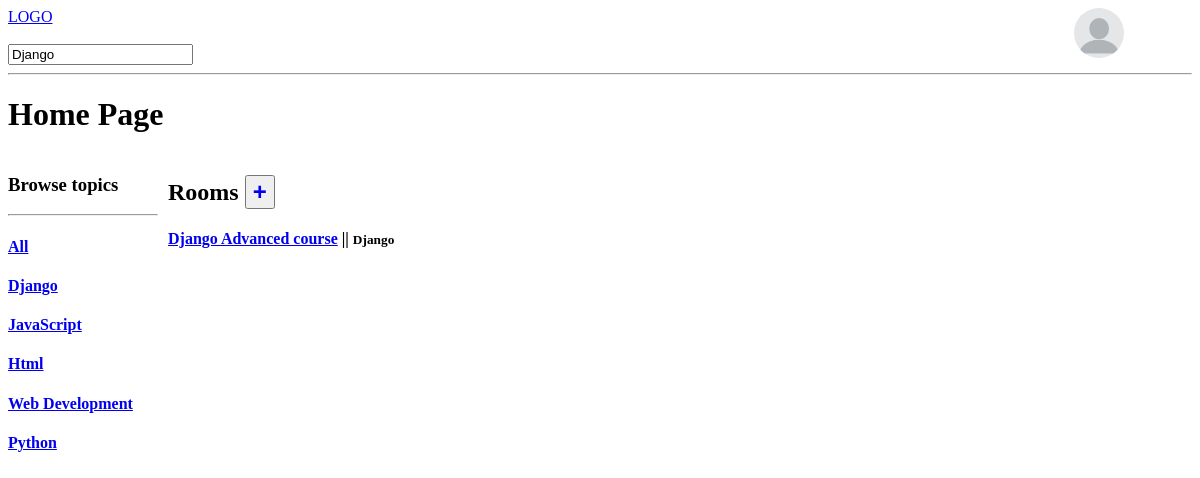
Screenshot of /?q=Django (signed in) with the database file from the repository.
### base/models.py (models this page shows, shortened)
class Topic(models.Model):
    name = models.CharField(max_length=64)
    def __str__(self) -> str:
        return self.name

class Room(models.Model):
    host  = models.ForeignKey(User, on_delete = models.CASCADE)
    name = models.CharField(max_length=64)
    description = models.CharField(max_length=300, null=True, blank=True)
    topic = models.ForeignKey(to=Topic, on_delete=models.SET_NULL, null=True, blank=True)
    updated =models.DateTimeField(auto_now=True)
    created =models.DateTimeField(auto_now_add=True)
    class Meta:
        ordering = ['-created']

### base/views.py (the view)
# urls.py: path('', home, name='home'),
def home(request):
    query = request.GET.get('q')
    topics = Topic.objects.all()
    if query:
        rooms = Room.objects.filter(topic__name__icontains = query)
        return render(request, 'base/home.html', context={'rooms': rooms, 'topics': topics, 'query':query})
    else:
        rooms = Room.objects.all()
    return render(request, 'base/home.html', context={'rooms': rooms, 'topics': topics})

### base/templates/base/home.html (shortened to what this page needs)
{% extends 'main.html' %}
{% block content %}
<h1>Home Page</h1>
<div class="home-container">
    <div class="home-sidebar">
        <h3>Browse topics</h3>
        <hr>
        <h4><a href="{% url 'home' %}">All</a></h4>
        {% for topic in topics %}
            <h4><a href="{% url 'home' %}?q={{topic.name}}">{{topic.name}}</a></h4>
        {% endfor %}
    </div>
    <div class="home-main">
        <h2>Rooms <button style="padding: 5;"><a style="text-decoration: none; font-size: 24px; padding: 0;" href="/create-room"><b>&#43;</b></a></button></h2>
        <div>
            {% if rooms %}
            {% for room in rooms %}
            <h4>
                <a href="/room/{{room.id}}">{{room.name}}</a>
                {% if room.topic %}
                <span>||</span>
                <small>{{room.topic}}</small>
                {% endif %}
            </h4>
            {% endfor %}
            {% else %}
                <h4>-No rooms available-</h4>
            {% endif %}
        </div>
    </div>
</div>
{% endblock %}

### base/templates/base/home.html (style rules this page uses)
.home-container { display: grid; grid-template-columns: 1fr 7fr; column-gap: 10px; }
.home-sidebar { min-width: 150px; }

### rows the page displays
Topic: name "Django"
Topic: name "JavaScript"
Topic: name "Html"
Topic: name "Web Development"
Topic: name "Python"
Room: name "Django Advanced course", topic "Django"
